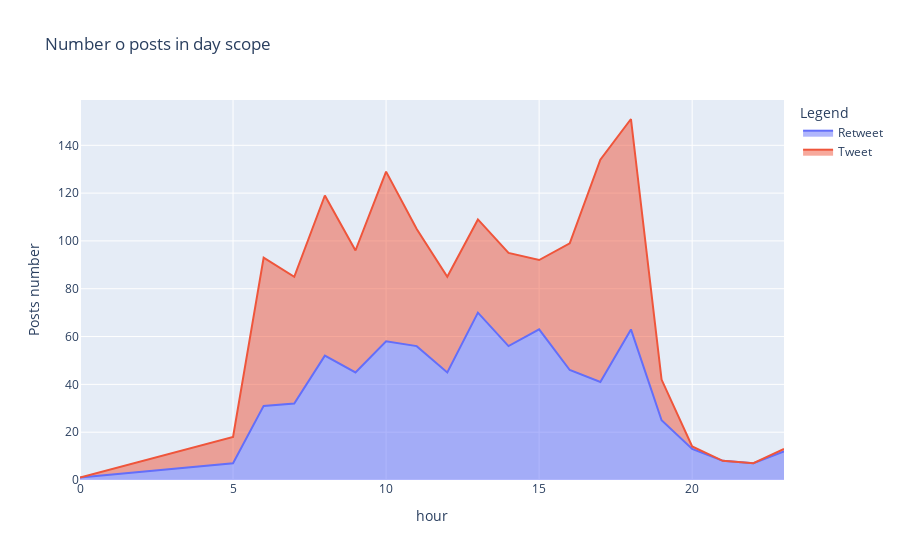

Write notebook code for a chart like this one.
### Markdown cell above
### Number of tweets and retweets in day scope

### Code cell
data = df[['id', 'time', 'retweet']]
data['retweet'] = data['retweet'].map({
    True: 'Retweet',
    False: 'Tweet'
})
data['hour'] = data.apply(lambda x: int(x['time'][0:2]), axis=1)
data = data.groupby(['retweet', 'hour']).count().reset_index(inplace=False)
fig = px.area(data, x='hour', y='id', color='retweet',
    title='Number o posts in day scope',
    labels={
        'id': 'Posts number',
        'date': 'Date',
        'retweet': 'Legend'
    }
)
fig.show()

### Figure 1 — Plotly figure (JSON) as saved in the notebook; plotly's stock layout.template omitted (floating-point values rounded to 4 significant figures)
{"data": [{"hovertemplate": "Legend=Retweet<br>hour=%{x}<br>Posts number=%{y}<extra></extra>", "legendgroup": "Retweet", "line": {"color": "#636efa"}, "mode": "lines", "name": "Retweet", "orientation": "v", "showlegend": true, "stackgroup": "1", "type": "scatter", "x": [0, 5, 6, 7, 8, 9, 10, 11, 12, 13, 14, 15, 16, 17, 18, 19, 20, 21, 22, 23], "xaxis": "x", "y": [1, 7, 31, 32, 52, 45, 58, 56, 45, 70, 56, 63, 46, 41, 63, 25, 13, 8, 7, 12], "yaxis": "y"}, {"hovertemplate": "Legend=Tweet<br>hour=%{x}<br>Posts number=%{y}<extra></extra>", "legendgroup": "Tweet", "line": {"color": "#EF553B"}, "mode": "lines", "name": "Tweet", "orientation": "v", "showlegend": true, "stackgroup": "1", "type": "scatter", "x": [5, 6, 7, 8, 9, 10, 11, 12, 13, 14, 15, 16, 17, 18, 19, 20, 23], "xaxis": "x", "y": [11, 62, 53, 67, 51, 71, 49, 40, 39, 39, 29, 53, 93, 88, 17, 1, 1], "yaxis": "y"}], "layout": {"legend": {"title": {"text": "Legend"}, "tracegroupgap": 0}, "title": {"text": "Number o posts in day scope"}, "xaxis": {"anchor": "y", "domain": [0, 1], "title": {"text": "hour"}}, "yaxis": {"anchor": "x", "domain": [0, 1], "title": {"text": "Posts number"}}}}
